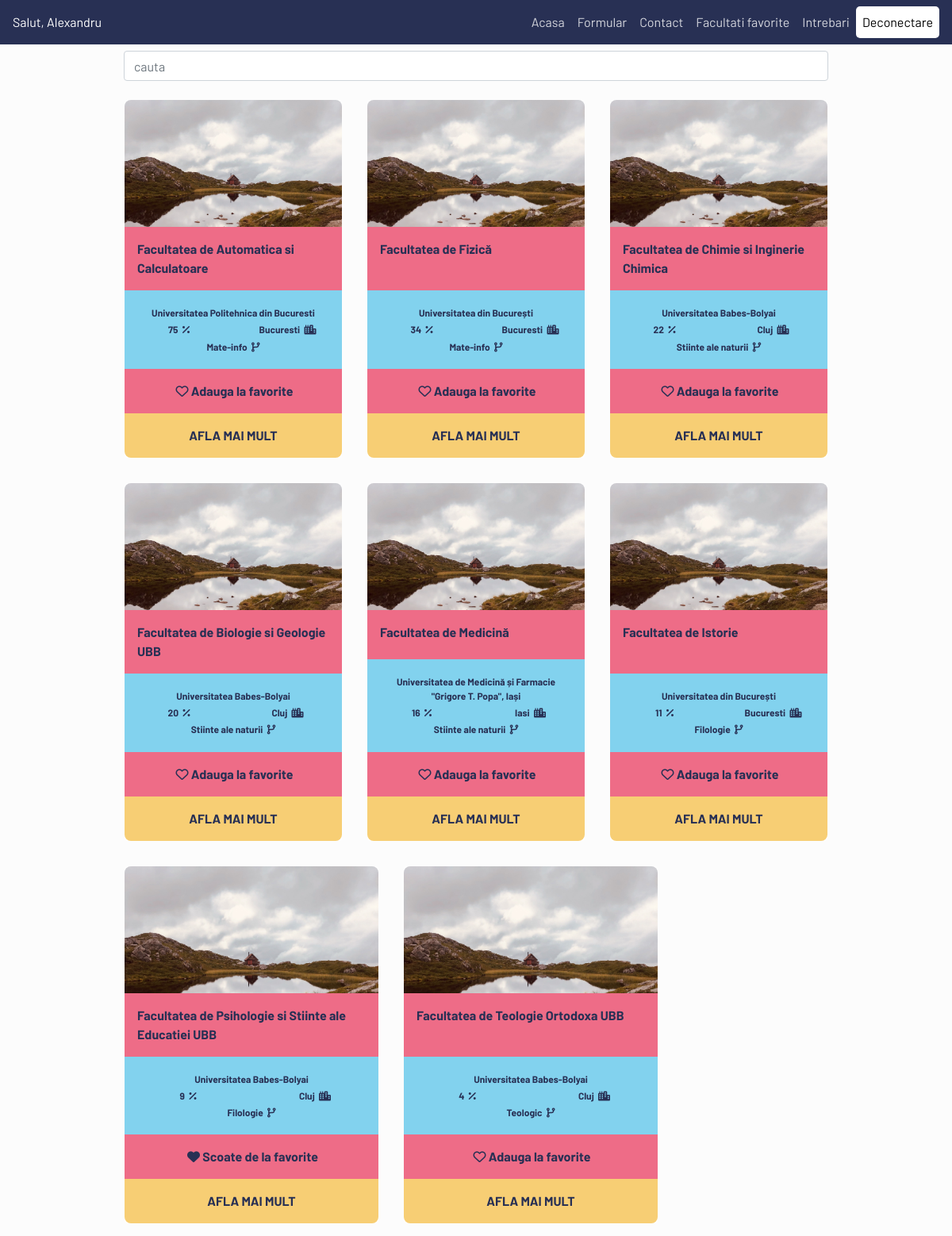
The app's page /pages/homePage.php (signed in) with its own data.
### tables this page shows
CREATE TABLE `users` (
  `idUser` int(11) NOT NULL,
  `Nume` text NOT NULL,
  `Prenume` text NOT NULL,
  `mailUser` tinytext NOT NULL,
  `pwdUsers` longtext NOT NULL,
  `Profil` text DEFAULT NULL,
  `Domeniu` text DEFAULT NULL,
  `domeniu_intensitate` int(1) DEFAULT NULL,
  `job` int(1) DEFAULT NULL,
  `materie1` varchar(64) DEFAULT NULL,
  `materie2` varchar(64) DEFAULT NULL,
  `materie3` varchar(64) DEFAULT NULL,
  `carti` varchar(64) DEFAULT NULL,
  `sociabil` int(1) DEFAULT NULL,
  `sport` varchar(64) DEFAULT NULL,
  `stres` int(1) DEFAULT NULL,
  `Judet` text DEFAULT NULL,
  `PozaUser` text DEFAULT 'UserDefault.jpg'
);

CREATE TABLE `facultati` (
  `Indexf` int(11) NOT NULL,
  `Numef` text DEFAULT NULL,
  `Judet` tinytext DEFAULT NULL,
  `Examenadmi` tinyint(1) DEFAULT NULL,
  `Universitatea` varchar(256) DEFAULT NULL,
  `Profil` text DEFAULT NULL,
  `Poza` text NOT NULL DEFAULT 'default.jpg',
  `job` int(1) DEFAULT NULL,
  `pasiune_facultati` varchar(64) NOT NULL,
  `materie1` varchar(64) DEFAULT NULL,
  `materie2` varchar(64) DEFAULT NULL,
  `materie3` varchar(64) DEFAULT NULL,
  `carti` varchar(64) DEFAULT NULL,
  `sociabil` int(1) DEFAULT NULL,
  `sport` varchar(64) DEFAULT NULL,
  `stres` int(1) DEFAULT NULL,
  `link_facultate` longtext NOT NULL
);

### pages/functii/facultati.php (called while the page is built, shortened)
<?php
require './folderlogin/datacon.php';
require './functii/functii.php';
if (isset($_SESSION['mailUser'])) {
  $mail = $_SESSION['mailUser'];
  $sql = "SELECT * FROM users WHERE mailUser=?";
}
  $stmt=mysqli_stmt_init($connection);
  if (!mysqli_stmt_prepare($stmt,$sql))
  {
      header("Location: ./indexpp.php?error=mysqlerror");
      exit();
  }
  mysqli_stmt_bind_param($stmt,"s",$mail);
  mysqli_stmt_execute($stmt);
  $result=mysqli_stmt_get_result($stmt);
  $user = array();
  if ($result->num_rows > 0) {
    while($row = $result->fetch_assoc()) {
        $user[] = $row;
    }
}
$sql = "SELECT * FROM facultati";
$result = mysqli_query($connection,$sql);
$myArray = array();
if ($result->num_rows > 0) {
    while($row = $result->fetch_assoc()) {
        $myArray[] = $row;
    }
}
$facultati = array();
foreach ($myArray as $_facultate) {
    $temp = new facultate();
    $temp->Indexf=$_facultate['Indexf'];
    $temp->nume = $_facultate['Numef'];
    $temp->universitate = $_facultate['Universitatea'];
    $temp->judet = $_facultate['Judet'];
    $temp->profil = $_facultate['Profil'];
    $temp->compabilitate = getCompability($_facultate, $user);
    $temp->link = $_facultate['link_facultate'];
}

### pages/functii/functii.php (called while the page is built, shortened)
<?php
function binarySearch(Array $var, $nr)
{
	$nr_mic = 0;
	$nr_mare = count($var) - 1;
	while ($nr_mic <= $nr_mare) {
		$nr_important = floor(($nr_mic + $nr_mare) / 2);
		if($var[$nr_important] == $nr) {
			return true;
		}
		if ($nr < $var[$nr_important]) {
			$nr_mare = $nr_important -1;
		}
		else {
			$nr_mic = $nr_important + 1;
		}
	}
	return false;
}
?>

### pages/homePage.php (the view, shortened to what this page needs)
<?php
require './folderlogin/datacon.php';
if(isset($_SESSION['mailUser']))
{
    $mail = $_SESSION['mailUser'];
    $mysql="SELECT * FROM users WHERE mailUser=?";
}
$stmt = mysqli_stmt_init($connection);
if (!mysqli_stmt_prepare($stmt, $mysql))
{
    header("Location: ../index.php");
    exit();
}
mysqli_stmt_bind_param($stmt, "s", $mail);
mysqli_stmt_execute($stmt);
$result= mysqli_stmt_get_result($stmt);
if ($result->num_rows > 0) {
    $row = $result->fetch_assoc();
}
$tip = $_SESSION["tip"];
$id = $_SESSION["id"];
$sql = "SELECT * FROM `favorite` WHERE `idUser` = '$id' AND `tip` = '$tip'";
$result = mysqli_query($connection,$sql);
$favorite = array();
if ($result->num_rows > 0) {
    while($row_fav = $result->fetch_assoc()) {
        $favorite[] = $row_fav['Indexf'];
    }
}
sort($favorite);
?>
<!doctype html>
<html lang="en">
    <head>
        <link rel="stylesheet" href="https://stackpath.bootstrapcdn.com/bootstrap/4.4.1/css/bootstrap.min.css">
        <link rel="stylesheet" href="./CSS/navbar.css">
        <link rel="stylesheet" href="./CSS/homePage.css">
        <link rel="stylesheet" href="./CSS/base.css">
    </head>
    <body>
        <nav class="navbar navbar-expand-lg navbar-light">
            <a href="#">
                <?php
                if (isset($row['Prenume']))
                    print "Salut, ".$row['Prenume'];
                ?>
            </a>
            <div class="collapse navbar-collapse" id="navbarNav" style="flex-direction: row-reverse;">
                <ul class="navbar-nav">
                    <li class="nav-item">
                        <a href="./homePage.php" class="nav-link">Acasa</a>
                    </li>
                    <li class="nav-item">
                        <a onclick="alert();" class="nav-link">Formular</a>
                    </li>
                    <li class="nav-item">
                        <a href="./contact.php" class="nav-link">Contact</a>
                    </li>
                    <li class="nav-item">
                        <a href="./favorite.php" class="nav-link">Facultati favorite</a>
                    </li>
                    <li class="nav-item">
                        <a href="./faq.php" class="nav-link">Intrebari</a>
                    </li>
                    <li class="nav-item">
                        <a href="./folderlogin/deconectphp.php" class="nav-link"> Deconectare</a>
                    </li>
                </ul>
            </div>
        </nav>
        <div id="search">
            <input onkeyup="sort()" class="form-control w-75"
                   type="text" placeholder="cauta" id="search_field" aria-label="Search">
        </div>
        <main class="container">
            <div id="showcase">
                <div class="row">
                    <?php
                    require './functii/facultati.php';
                    usort($facultati,function($first,$second){
                        return $first->compabilitate < $second->compabilitate;
                    });
                    foreach ($facultati as $card) {
                    ?>
                    <div class="col card">
                        <div class="row-lg-4 backgrounded"></div>
                        <div class="row-lg-2 name">
                            <?php
                        echo $card->nume;
                            ?>
                        </div>
                        <div class="row-lg-3 prop text-center">
                            <div class="col">
                                <div class="row">
                                    <div class="col">
                                        <?php
                        echo $card->universitate;
                                        ?>
                                    </div>
                                </div>
                                <div class="row justify-content-between">
                                    <div class="col">
                                        <?php
                        echo $card->compabilitate
                                        ?>
                                        <i class="fas fa-percentage"></i></div>
                                    <div class="col">
                                        <?php
                            echo $card->judet;
                                        ?>
                                        <i class="fas fa-city"></i>
                                    </div>
                                </div>
                                <div class="row">
                                    <div class="col">
                                        <?php
                        echo $card->profil;
                                        ?>
                                        <i class="fas fa-code-branch"></i>
                                    </div>
                                </div>
                            </div>
                        </div>
                        <div class="row-lg-3 fav text-center">
                            <form action="./favoriteAlg.php" method="post">
                                <?php
                        if(binarySearch($favorite, $card->Indexf))
                            echo '<button type="submit" style="all: unset" name="scoatere" id="'.$card->Indexf.'" value="'.$card->Indexf.'"><i class="fas fa-heart"></i> Scoate de la favorite</button>';
                        else
                            echo '<button type="submit" style="all: unset" name="adaugare" id="'.$card->Indexf.'" value="'.$card->Indexf.'"><i class="far fa-heart"></i> Adauga la favorite</button>';
                                ?>
                            </form>
                        </div>
                        <div class="row-lg-3 extra text-center">
                            <a href="
                                     <?php
                        echo $card->link;
                                     ?>
                                     " target="_blank">Afla mai mult</a>
                        </div>
                    </div>
                    <?php } ?>
                </div>
            </div>
        </main>
    </body>
</html>

### pages/CSS/navbar.css (style rules this page uses)
.navbar { background: var(--black); display: flex; font-family: 'Barlow', sans-serif; }
.navbar a { color: white; cursor: pointer; }
.nav-link { color: rgba(255,255,255,.8)!important; }
.nav-item:last-of-type { background: white; border-radius: 5px; }
.nav-item:last-of-type a { color: black!important; }
#search { display: flex; justify-content: center; padding: .5em; }

### pages/CSS/homePage.css (style rules this page uses)
body { overflow-x: hidden; }
#showcase { margin: 0 auto; width: 80%; max-width: 1024px; }
.row { flex-wrap: wrap; flex: 1 1 0px }
.card { max-width: 20em; min-width: 225px; border: 0; padding: 0; margin: 1rem; font-weight: 700!important; color: var(--black); }
.backgrounded { min-height: 10em; background-image: url('../Images/background.jpg'); background-size: cover; border-top-left-radius: 8px; border-top-right-radius: 8px; }
.name { background-color: var(--red); padding: 1rem 1rem; height: 100%; }
.prop { background: var(--blue); padding: 1rem 0; }
.fav { background: var(--red); padding: 1rem 0; cursor: pointer; }
.extra { background: var(--yellow); border-bottom-left-radius: 8px; border-bottom-right-radius: 8px; padding: 1rem; }
.extra a { color: var(--black); text-transform: uppercase; }
.prop .col { font-size: 12px; margin: 0.1rem 0; }
i { margin-left: 3px; }

### pages/CSS/base.css (style rules this page uses)
body, html { margin: 0; padding: 0; background: var(--white); color: var(--black); font-family: 'Barlow', sans-serif; }

### pages/CSS/variabiles.css (style rules this page uses)
:root { --blue: #82D2EE; --red: #EE6C87; --yellow: #F7CE74; --white: #FCFCFC; --black: #283054; }

### records on screen
users: Prenume "Alexandru"
facultati: Numef "Facultatea de Automatica si Calculatoare", Universitatea "Universitatea Politehnica din Bucuresti", compabilitate "75", Judet "Bucuresti", Profil "Mate-info", $card->Indexf 2 (drawn)
facultati: Numef "Facultatea de Fizică", Universitatea "Universitatea din București", compabilitate "34", Judet "Bucuresti", Profil "Mate-info", $card->Indexf 8 (drawn)
facultati: Numef "Facultatea de Chimie si Inginerie Chimica", Universitatea "Universitatea Babes-Bolyai", compabilitate "22", Judet "Cluj", Profil "Stiinte ale naturii", $card->Indexf 5 (drawn)
facultati: Numef "Facultatea de Biologie si Geologie UBB", Universitatea "Universitatea Babes-Bolyai", compabilitate "20", Judet "Cluj", Profil "Stiinte ale naturii", $card->Indexf 4 (drawn)
facultati: Numef "Facultatea de Medicină", Universitatea "Universitatea de Medicină și Farmacie \"Grigore T. Popa\", Iași", compabilitate "16", Judet "Iasi", Profil "Stiinte ale naturii", $card->Indexf 7 (drawn)
facultati: Numef "Facultatea de Istorie", Universitatea "Universitatea din București", compabilitate "11", Judet "Bucuresti", Profil "Filologie", $card->Indexf 9 (drawn)
facultati: Numef "Facultatea de Psihologie si Stiinte ale Educatiei UBB", Universitatea "Universitatea Babes-Bolyai", compabilitate "9", Judet "Cluj", Profil "Filologie", $card->Indexf 3 (drawn)
facultati: Numef "Facultatea de Teologie Ortodoxa UBB", Universitatea "Universitatea Babes-Bolyai", compabilitate "4", Judet "Cluj", Profil "Teologic", $card->Indexf 1 (drawn)
